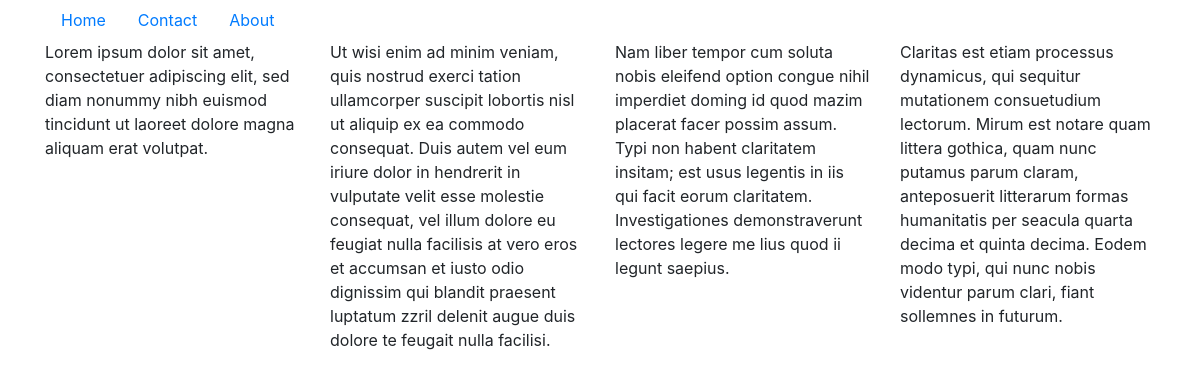
/about, run on the app's committed database.
### tables this page shows
CREATE TABLE IF NOT EXISTS `nav` (
  `id` int(1) NOT NULL AUTO_INCREMENT,
  `title` varchar(20) NOT NULL,
  `link` varchar(100) NOT NULL,
  PRIMARY KEY (`id`)
);

CREATE TABLE IF NOT EXISTS `content` (
  `id` int(1) NOT NULL AUTO_INCREMENT,
  `content` varchar(10000) NOT NULL,
  `link` varchar(20) NOT NULL,
  `item_order` int(1) NOT NULL,
  PRIMARY KEY (`id`)
);

### content.php (the view)
<?php
$sql = "SELECT * FROM content WHERE link='".$pageid."'";
$result = $conn->query($sql);
if ($result->num_rows > 0){
    while($row = $result->fetch_assoc()){
        echo $row["content"];
    }
} else {
    echo "No results";
}
?>

### nav.php
<?php
echo "<ul class='nav'>";
$sql = "SELECT * FROM nav";
$result = $conn->query($sql);
if ($result->num_rows > 0){
    while($row = $result->fetch_assoc()){
        echo "<li class='nav-item'><a class='nav-link' href='".$row["link"]."'>".$row["title"]."</a></li>";
    }
} else {
    echo "No results";
}
echo "</ul>";
?>

### data on the page
nav: title "Home"
nav: title "Contact"
nav: title "About"
content: content "Lorem ipsum dolor sit amet, consectetuer adipiscing elit, sed diam nonummy nibh euismod tincidunt ut laoreet dolore magna aliquam erat volutpat. Ut wisi enim ad minim veniam, quis nostrud exerci tation ullamcorper suscipit lobortis nisl ut aliquip ex ea commodo consequat. Duis autem vel eum iriure dolor in hendrerit in vulputate velit esse molestie consequat, vel illum dolore eu feugiat nulla facilisis at vero eros et accumsan et iusto odio dignissim qui blandit praesent luptatum zzril delenit augue duis dolore te feugait nulla facilisi. Nam liber tempor cum soluta nobis eleifend option congue nihil imperdiet doming id quod mazim placerat facer possim assum. Typi non habent claritatem…"
